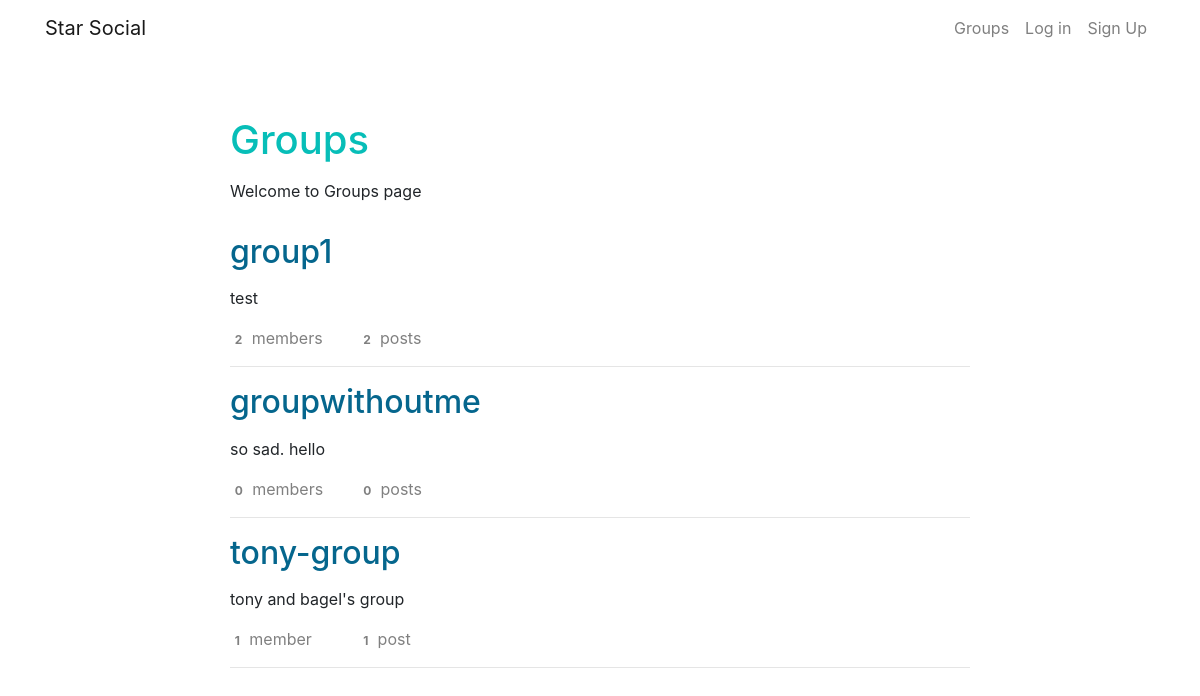
Before: /groups/ with the older database file.
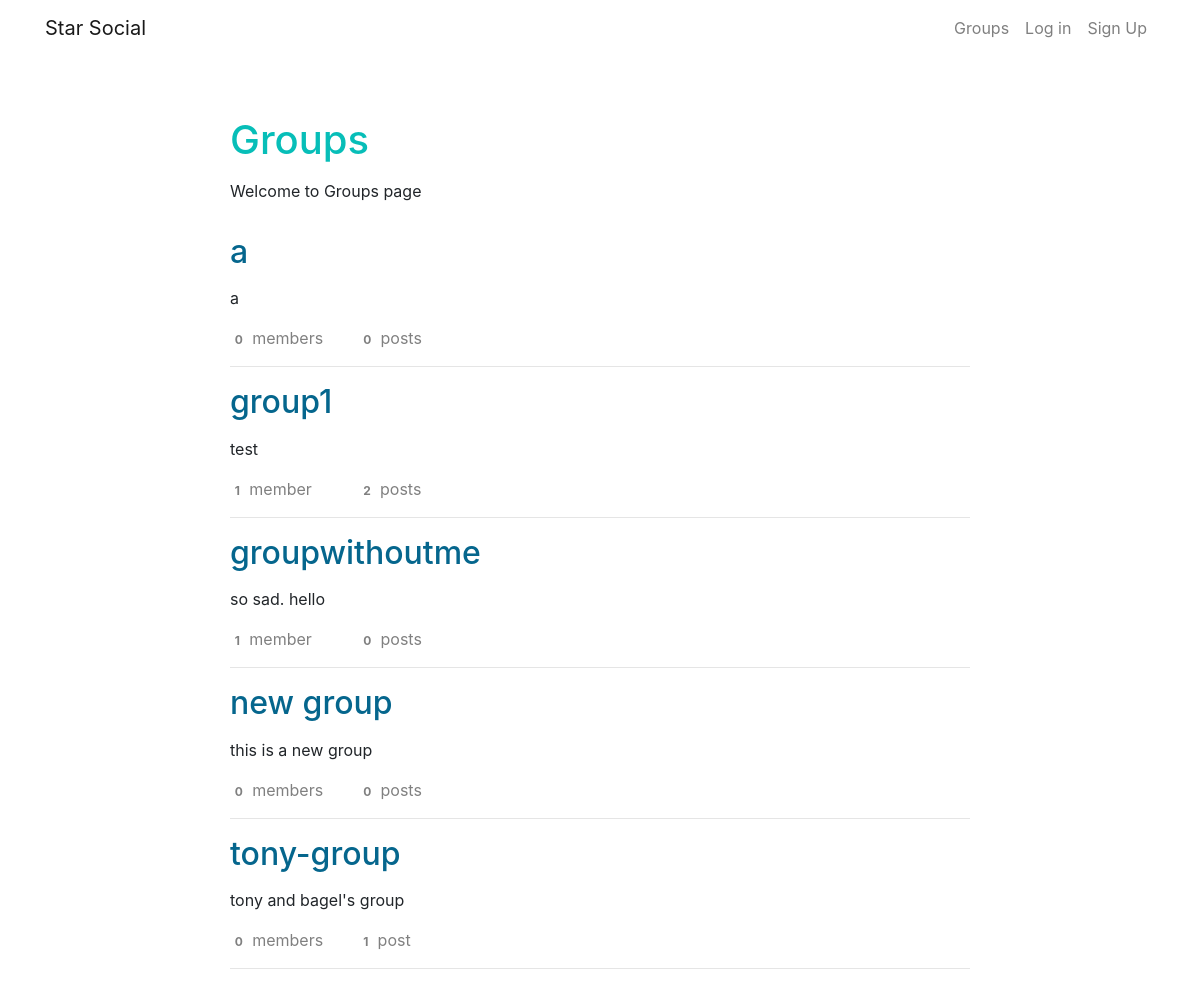
After: the same page with the newer database file.
### groups/models.py (models this page shows, shortened)
class Group(models.Model):
    name = models.CharField(max_length=256,unique=True)
    slug = models.SlugField(allow_unicode=True,unique=True)
    description = models.TextField(blank=True,default='')
    members = models.ManyToManyField(User,through='GroupMembership')
    class Meta:
        unique_together = ('name','members')
    class Meta:
        ordering = ['name']

### groups/views.py (the view)
# urls.py: path('', views.GroupList.as_view(),name='list'),
class GroupList(PrefetchRelatedMixin,generic.ListView):
    model = models.Group
    prefetch_related = ('members','posts')

### groups/templates/groups/group_list.html (shortened to what this page needs)
{% extends 'groups/group_base.html' %}
{% block pre_group %}
<div class='pre-group'>
    <h1 class='page-title'>Groups</h1>
    <p>Welcome to Groups page</p>
</div>
{% endblock %}
{% block group_content %}
<div class='group-list'>
    {% for group in group_list %}
    <h2 class='group-list-title'>
        <a href=" {% url 'groups:detail' slug=group.slug %}">{{ group.name }}</a>
    </h2>
    <p class='group-list-description'> {{ group.description|truncatewords:200 }}</p>
    <div class='row'>
        <div class="col-md-2  group-list-footer">
            <span class='badge'>{{ group.members.count }}</span>
            member{{ group.members.count|pluralize }}
        </div>
        <div class="col-md-2 group-list-footer">
            <span class='badge'>{{ group.posts.count }}</span>
            post{{ group.posts.count|pluralize }}
        </div>
    </div>
    <hr>
    {% endfor %}
</div>
{% endblock %}

### groups/templates/groups/group_base.html (shortened to what this page needs)
{% extends 'base.html' %}
{% block content %}
<div class='container content group-page'>
    {% block pre_group %}{% endblock %}
    {% block group_content %}{% endblock %}
</div>
{% endblock %}

### templates/base.html (shortened to what this page needs)
<!DOCTYPE html>
{% load static %}
<html lang="en">
<head>
    <link rel="stylesheet" href="https://stackpath.bootstrapcdn.com/bootstrap/4.3.1/css/bootstrap.min.css"
>
    <link rel="stylesheet" href="//cdn.jsdelivr.net/npm/medium-editor@latest/dist/css/medium-editor.min.css"
        type="text/css" media="screen" charset="utf-8">
    <link rel="stylesheet" href="{% static 'css/master.css' %}" />
</head>
<body>
    <nav class="navbar navbar-expand-lg navbar-light navbar-font">
        <div class="container navbar-container">
            <ul class="navbar-nav">
                <li><a class="navbar-brand" href="{% url 'home' %}">Star Social</a>
                </li>
            </ul>
            <ul class="navbar-nav navbar-right">
                {% if user.is_authenticated %}
                <li class="nav-item">
                    <a class="nav-link" href="{% url 'posts:create' %}">Post</a>
                </li>
                <li class="nav-item">
                    <a class="nav-link" href="{% url 'groups:list' %}">Groups</a>
                </li>
                <li class="nav-item">
                    <a class="nav-link" href="{% url 'groups:create' %}">Create Group</a>
                </li>
                <li class="nav-item dropdown">
                    <a class="nav-link dropdown-toggle" href="#" id="navbarDropdownMenuLink" role="button"
                        data-toggle="dropdown" aria-haspopup="true" aria-expanded="true">
                        {{ user.username }}
                    </a>
                    <div class="dropdown-menu" aria-labelledby="navbarDropdownMenuLink">
                        <a class="dropdown-item" href="{% url 'groups:user_group' username=user.username %}">My
                            Groups</a>
                        <a class="dropdown-item" href="#">My Posts</a>
                        <a class="dropdown-item" href="{% url 'accounts:logout' %}">Logout</a>
                    </div>
                </li>
                {% else %}
                <li class="nav-item">
                    <a class="nav-link" href="{% url 'groups:list' %}">Groups</a>
                </li>
                <li><a class="nav-link" href="{% url 'accounts:login' %}">Log in</a></li>
                <li><a class="nav-link" href="{% url 'accounts:signup' %}">Sign Up</a></li>
                {% endif %}
            </ul>
        </div>
    </nav>
    <div class='content container-fluid'>
            <div class='row'>
                <div class='col-md-8 mx-auto'>
                    {% block content %}
                    {% endblock %}
                </div>
            </div>
        </div>
</body>
</body>
</html>

### static/css/master.css (style rules this page uses)
h1.page-title { margin: 30px 0 15px 0; color: #07beb8; }
.content { margin-top: 30px; }
.group-list, .post-body { margin-top: 30px; margin-bottom: 30px; }
.group-list-description { margin-top: 15px; }
.group-list-title a { color: #05668d; }
.group-list-title ::after { color: #05668d; }
.group-list-footer { color: grey; }

Changed rows visible on the page:
added Group: name "a", description "a", members.count "0", posts.count "0"
computed for Group "group1": members.count "2" → "1"
computed for Group "groupwithoutme": members.count "0" → "1"
added Group: name "new group", description "this is a new group", members.count "0", posts.count "0"
computed for Group "tony-group": members.count "1" → "0"
